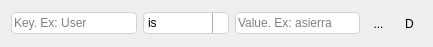
<?xml version="1.0" encoding="UTF-8"?>
<ui version="4.0">
 <class>Form</class>
 <widget class="QWidget" name="Form">
  <property name="geometry">
   <rect>
    <x>0</x>
    <y>0</y>
    <width>433</width>
    <height>44</height>
   </rect>
  </property>
  <property name="windowTitle">
   <string>Form</string>
  </property>
  <layout class="QHBoxLayout" name="horizontalLayout">
   <item>
    <widget class="QLineEdit" name="key_le">
     <property name="minimumSize">
      <size>
       <width>0</width>
       <height>22</height>
      </size>
     </property>
     <property name="styleSheet">
      <string notr="true">border:1px solid lightgrey;
border-radius: 4px</string>
     </property>
     <property name="placeholderText">
      <string>Key. Ex: User</string>
     </property>
    </widget>
   </item>
   <item>
    <widget class="QComboBox" name="operators_cb">
     <property name="minimumSize">
      <size>
       <width>0</width>
       <height>22</height>
      </size>
     </property>
     <property name="styleSheet">
      <string notr="true">QComboBox{
	border:1px solid lightgrey;
	border-radius: 4px
}

QComboBox::drop-down {
    subcontrol-origin: padding;
    subcontrol-position: top right;
    width: 15px;

    border-left-width: 1px;
    border-left-color: darkgray;
    border-left-style: solid; /* just a single line */
    border-top-right-radius: 3px; /* same radius as the QComboBox */
    border-bottom-right-radius: 3px;
}

QComboBox::down-arrow {
    image: url(:/icons/light/chevron-down.svg);
}</string>
     </property>
     <item>
      <property name="text">
       <string>is</string>
      </property>
     </item>
     <item>
      <property name="text">
       <string>is not</string>
      </property>
     </item>
     <item>
      <property name="text">
       <string>contains</string>
      </property>
     </item>
     <item>
      <property name="text">
       <string>not contains</string>
      </property>
     </item>
    </widget>
   </item>
   <item>
    <widget class="QLineEdit" name="value_le">
     <property name="minimumSize">
      <size>
       <width>0</width>
       <height>22</height>
      </size>
     </property>
     <property name="styleSheet">
      <string notr="true">border:1px solid lightgrey;
border-radius: 4px</string>
     </property>
     <property name="placeholderText">
      <string>Value. Ex: asierra</string>
     </property>
    </widget>
   </item>
   <item>
    <widget class="QToolButton" name="regex_cb">
     <property name="minimumSize">
      <size>
       <width>25</width>
       <height>25</height>
      </size>
     </property>
     <property name="maximumSize">
      <size>
       <width>25</width>
       <height>25</height>
      </size>
     </property>
     <property name="toolTip">
      <string>Regex</string>
     </property>
     <property name="statusTip">
      <string>Use regex</string>
     </property>
     <property name="text">
      <string>...</string>
     </property>
     <property name="icon">
      <iconset resource="../resource.qrc">
       <normaloff>:/icons/light/regex.svg</normaloff>:/icons/light/regex.svg</iconset>
     </property>
     <property name="checkable">
      <bool>true</bool>
     </property>
     <property name="autoRaise">
      <bool>true</bool>
     </property>
    </widget>
   </item>
   <item>
    <widget class="QToolButton" name="delete_bt">
     <property name="minimumSize">
      <size>
       <width>25</width>
       <height>25</height>
      </size>
     </property>
     <property name="maximumSize">
      <size>
       <width>25</width>
       <height>25</height>
      </size>
     </property>
     <property name="cursor">
      <cursorShape>PointingHandCursor</cursorShape>
     </property>
     <property name="text">
      <string>D</string>
     </property>
     <property name="icon">
      <iconset resource="../resource.qrc">
       <normaloff>:/icons/light/error.svg</normaloff>:/icons/light/error.svg</iconset>
     </property>
     <property name="autoRaise">
      <bool>true</bool>
     </property>
    </widget>
   </item>
  </layout>
 </widget>
 <resources>
  <include location="../resource.qrc"/>
 </resources>
 <connections/>
</ui>
